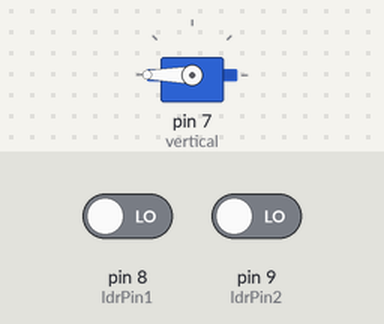
This sketch was run on a simulated Arduino Uno, built with avr-gcc and run on an emulated ATmega328P. Parts: servo. Inputs (shaded band) come from the test bench; at power-on: pin 8 (ldrPin1) LOW, pin 9 (ldrPin2) LOW.

Above: at 1.2 s.
1.3 s: pin 8 (ldrPin1) driven HIGH
At 1.55 s:
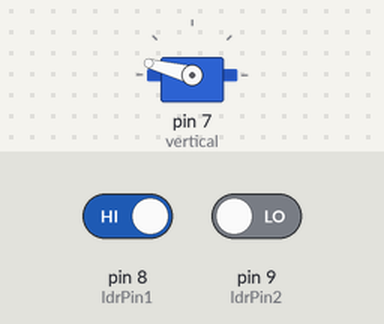
4.3 s: pin 9 (ldrPin2) driven HIGH
At 4.3 s:
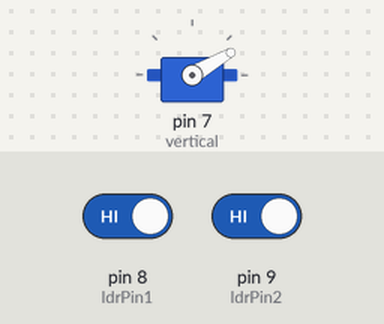
5.8 s: pin 9 (ldrPin2) driven LOW
At 7.6 s:
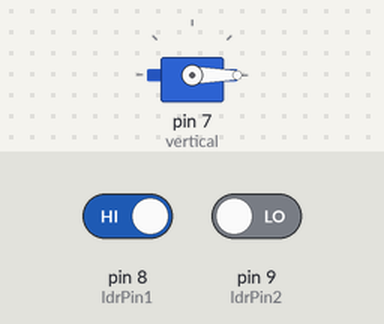
Timing chart, 0 to 9.1 s (numbered marks = the images above; inputs shaded):
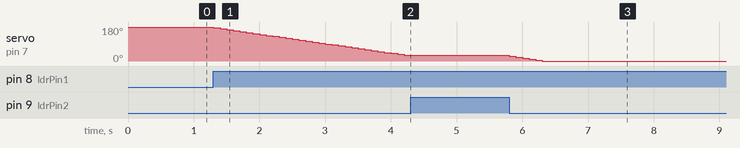

The sketch:

Solar_Tracker_Code.ino
```cpp
#include <Servo.h>

Servo vertical; // Vertical servo

// LDR pin connections
int ldrPin1 = 8; // Digital pin for LDR 1
int ldrPin2 = 9; // Digital pin for LDR 2

// Servo angle limits
const int verticalMinAngle = 0;
const int verticalMaxAngle = 180;

void setup() {
  vertical.attach(7); // Attach vertical servo to pin 6
  vertical.write(180); // Set initial position to 180 degrees
  pinMode(ldrPin1, INPUT); // Set LDR pin 1 as input
  pinMode(ldrPin2, INPUT); // Set LDR pin 2 as input
}

void loop() {
  // Read light levels from LDRs
  int lightLevel1 = digitalRead(ldrPin1);
  int lightLevel2 = digitalRead(ldrPin2);

  // Calculate the difference between light levels
  int lightDifference = lightLevel1 - lightLevel2;

  // Define servo movement increment
  int movementIncrement = 5;

  // Adjust servo position based on light difference
  if (lightDifference > 0) {
    vertical.write(vertical.read() - movementIncrement); // Move servo forward
  } else if (lightDifference < 0) {
    vertical.write(vertical.read() + movementIncrement); // Move servo backward
  }

  delay(100); // Adjust delay as needed
}
```

Measured:
- after the input at 1.3 s, servo on pin 7 (vertical): moves from 180° to 30° over 2.9 s, starting at once
- after the input at 4.3 s, servo on pin 7 (vertical): stays 30° (without the input it goes to 25° after 0.00 s)
- after the input at 5.8 s, servo on pin 7 (vertical): moves from 30° to 0° over 0.50 s, starting at once
